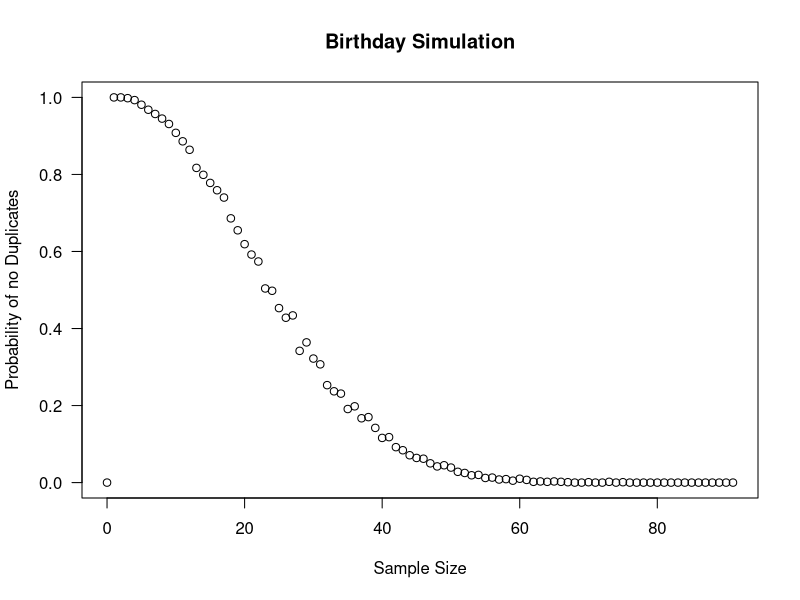

This chart was generated by the following R code:
# Random Birthday Simulation
# What is the probability that NONE of the N people in a room shares a birthday?

N <- 0
samples <- 0;
prob.nodub <-0;

for(j in 10:100){
    counting.no.dups <- 0;
    test <- for(i in 1:1000){
    bdays <- sample(seq(as.Date('1990/01/01'), as.Date('1990/12/31'), by="day"), N, replace=T)
    dups <- duplicated(bdays, incomparables = FALSE) #returns duplicates
    ch <-length(which(dups == TRUE)) #returns number of duplicates
    if(ch==0){ #if there are no dupicates the variable is incremented by one
      counting.no.dups <- counting.no.dups +1
    }
    fine <- (counting.no.dups/1000) 
    }
 print(N)
 print(fine)
 N <- N + 1
 samples[[j]] <- N #variables are stored consecutively
 prob.nodub[[j]] <- fine

}

plot(samples,prob.nodub, main="Birthday Simulation", xlab = "Sample Size", ylab = "Probability of no Duplicates", las =1)


